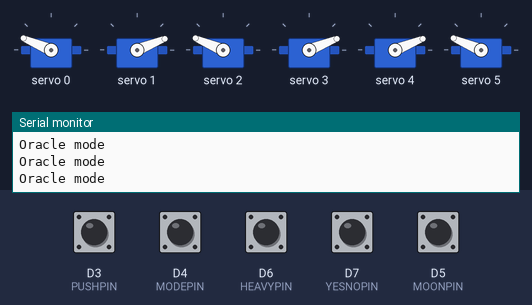
Simulated run of this sketch. Board: ESP8266 (NodeMCU). Shown: 6 × servo, the last lines printed to the serial monitor. The inputs (shaded band) are chosen by the test bench; at power-on: D3 (PUSHPIN), D4 (MODEPIN), D5 (MOONPIN), D6 (HEAVYPIN), D7 (YESNOPIN) HIGH. Random numbers use the default seed unless the sketch sets one.

Above: at 1.2 s.
1.3 s: D3 (PUSHPIN) pulled LOW for 0.15 s
At 3.02 s:
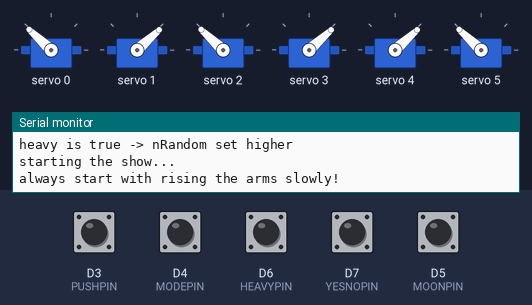
4.4 s: D4 (MODEPIN) pulled LOW for 0.15 s
At 4.58 s:
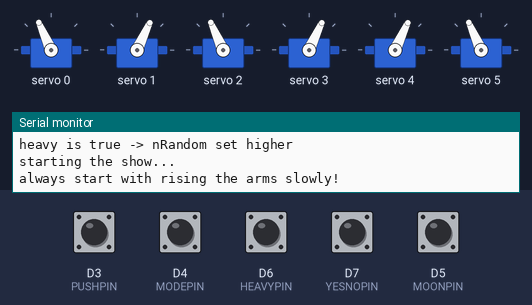
Timing chart, 0 to 22.3 s (numbered marks = the images above; inputs shaded):
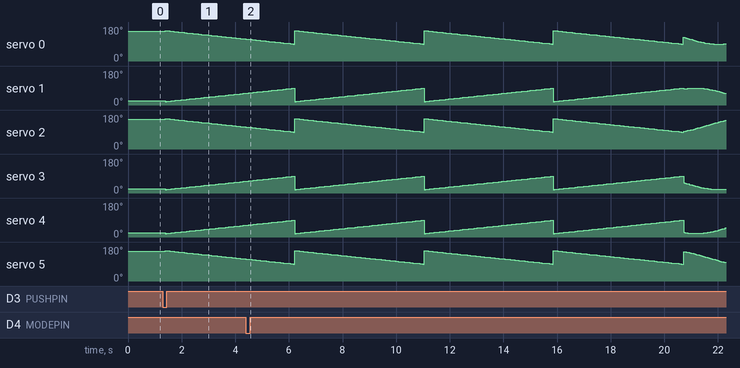

Measured:
- by itself, servo 5: ramps from 160° to 90° and jumps back, once every 4.8 s

The sketch:

TentakelOrakel.ino
```cpp
#include <Wire.h>
#include <Adafruit_PWMServoDriver.h>

// switches:
#define MODEPIN   D4
#define PUSHPIN   D3
#define MOONPIN   D5
#define HEAVYPIN  D6
#define YESNOPIN  D7


// servo stuff:
Adafruit_PWMServoDriver pwm = Adafruit_PWMServoDriver();
#define MIN_PULSE_WIDTH       150
#define MAX_PULSE_WIDTH       450
#define FREQUENCY             50


bool stateMode;
bool statePush;
bool stateMoon;
bool stateHeavy;
bool stateYesNo;

void setup() {
  Serial.begin(9600);

  Serial.println("Setting up switches...");
  pinMode(D3, INPUT_PULLUP);
  pinMode(D4, INPUT_PULLUP);
  pinMode(D5, INPUT_PULLUP);
  pinMode(D6, INPUT_PULLUP);
  pinMode(D7, INPUT_PULLUP);


  Serial.println("Starting PWM...");
  pwm.begin();
  pwm.setPWMFreq(FREQUENCY);  // Analog servos run at ~50 Hz updates
  delay(10);

  // random seed for selecting result
  randomSeed(analogRead(0));

  set_all_zero();
}


void loop() {
  // select mode
  stateMode = digitalRead(MODEPIN);
  if (stateMode) // oracle mode
  {
    Serial.println("Oracle mode");
    statePush  = digitalRead(PUSHPIN);
    stateMoon  = digitalRead(MOONPIN);
    stateHeavy = digitalRead(HEAVYPIN);
    stateYesNo = digitalRead(YESNOPIN);
    if (!statePush) // button was pressed
    {
      Serial.println("Button was pressed");

      startTheShow(stateMoon, stateHeavy, stateYesNo);

    }
  } else { // weather mode
    Serial.println("Weather mode");
    Serial.println("not yet implemented");
    //delay(1000);
  }


  delay(50);

}

/////////////////////////////////////////////////////////////////////////////////////////////////////////
/////////////////////////////////////////////////////////////////////////////////////////////////////////
void startTheShow(bool moon, bool heavy, bool yesNo) {
  int nRaise;  // number of time to raise the arms slowly
  int nRandom; // number of times to lift random arm
  int wait;    // millis to wait before raising the next arm
  if (heavy) {
    Serial.println("heavy is true -> nRandom set higher");
    nRandom = 19;
    wait = 1500;
    nRaise = 4;
  } else {
    nRandom = 12;
    wait = 500;
    nRaise = 2;
  }


  Serial.println("starting the show...");
  Serial.println("always start with rising the arms slowly!");
  for (int i = 0; i < nRaise; i++) {
    riseAllSlow(90);
  }

  Serial.println("Next, circle a little around, even more slowly when there is fullmoon!");
  for (int i = 0; i < 5; i++) {
    if (!moon) {
      circle(48, 8);
    } else {
      Serial.println("it is fullmoon");
      circle(96, 16);
    }
  }

  Serial.println("Now, rise once more and then do the oracle!");
  riseAllSlow(90);
  // now the real oracle!
  if (!yesNo) {
    Serial.println("only two options!");
    for (int i = 0; i < nRandom; i++) {
      raiseRandomTwo(wait);
    }
  } else {
    for (int i = 0; i < nRandom; i++) {
      raiseRandom(wait);
    }
  }


}


/////////////////////////////////////////////////////////////////////////////////////////////////////////
/////////////////////////////////////////////////////////////////////////////////////////////////////////


int pulseWidthFromAngle(int angle)
{
  int pulseWidth;
  pulseWidth   = map(angle, 0, 180, MIN_PULSE_WIDTH, MAX_PULSE_WIDTH);
  //Serial.println(pulseWidth);
  return pulseWidth;
}

void set_all_zero()
{
  for (int current_servo = 0; current_servo < 6; current_servo++) {
    pwm.setPWM(current_servo, 0, pulseWidthFromAngle(angleFromHorizontal(current_servo, 5)));
  }

}

int angleFromHorizontal (int servo, int angle)
// horizontal is the outwards pointing vector
{
  switch (servo) {
  case 0:
    // front right position
    return (180 - angle);
    break;
  case 1:
    // front left position
    return (angle);
    break;
  case 2:
    // middle right position
    return (180 - angle);
    break;
  case 3:
    // middle left position
    return (angle);
    break;
  case 4:
    // back right position
    return (angle);
    break;
  case 5:
    // back left position
    return (180 - angle);
    break;
  }
}


void riseAllSlow(int finalAngle)
{
  int angle = 0;
  angle = 0;
  for (int t = 0; t < 90; t++) {
    for (int current_servo = 0; current_servo < 6; current_servo++) {
      pwm.setPWM(current_servo, 0, pulseWidthFromAngle(angleFromHorizontal(current_servo, t)));
      //angle++;
      //Serial.println(t);
    }
    delay(50);
  }

}

int dsinus(int n, int M, int W)
{
  int sinus = int(90*sin(2*3.14 * (n+M)/W));
  //Serial.println(sinus);
  return int(map(sinus, -90, 90, 0, 90));
}

void circle(int N, int fac)
{
  for (int t = 0; t < N; t++) {
    for (int current_servo = 0; current_servo < 6; current_servo++) {
      int target = dsinus(t, current_servo*fac, N);
      //Serial.println(target);
      pwm.setPWM(current_servo, 0, pulseWidthFromAngle(angleFromHorizontal(current_servo, target)));

    }
    delay(50);
  }

}

void raiseRandom(int wait)
{
  int randNumber = random(6);
  Serial.println(randNumber);
  set_all_zero();
  raiseOne(randNumber);
  delay(wait);
}

void raiseRandomTwo(int wait)
{
  int randNumber = random(2);
  Serial.println(randNumber);
  set_all_zero();
  raiseOne(randNumber);
  delay(wait);
}

void raiseOne(int arm)
{
  pwm.setPWM(arm, 0, pulseWidthFromAngle(angleFromHorizontal(arm, 90)));
}
```
